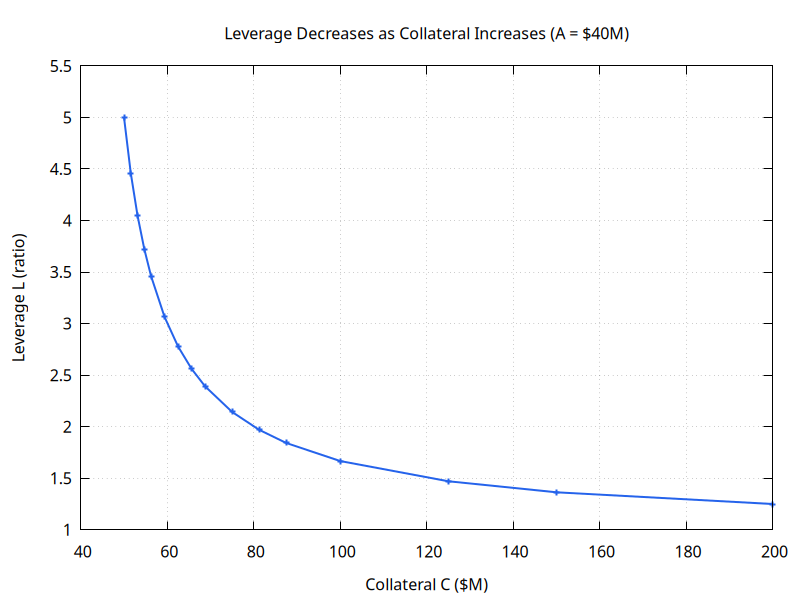

Write the gnuplot code that produced this figure.
set terminal pngcairo size 800,600 background "#ffffff"
set grid
set key bmargin
set style line 1 lc rgb "#2563eb" lw 2
set style line 2 lc rgb "#10b981" lw 2
set style line 3 lc rgb "#f59e0b" lw 2
set style line 4 lc rgb "#dc2626" lw 2
set style line 5 lc rgb "#8b5cf6" lw 2
set output "leverage-decreases-as-collateral-increases.png"
set title "Leverage Decreases as Collateral Increases (A = $40M)"
set xlabel "Collateral C ($M)"
set ylabel "Leverage L (ratio)"
set yrange [1:5.5]

plot '-' using 1:2 with linespoints ls 1 notitle
50  5
51.5625  4.45946
53.125  4.04762
54.6875  3.7234
56.25  3.46154
59.375  3.06452
62.5  2.77778
65.625  2.56098
68.75  2.3913
75  2.14286
81.25  1.9697
87.5  1.84211
100  1.66667
125  1.47059
150  1.36364
200  1.25
e
